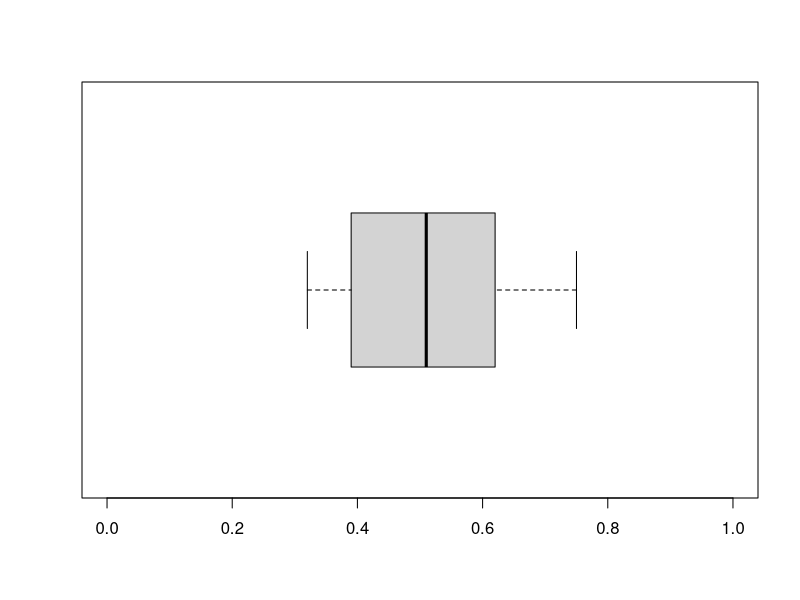
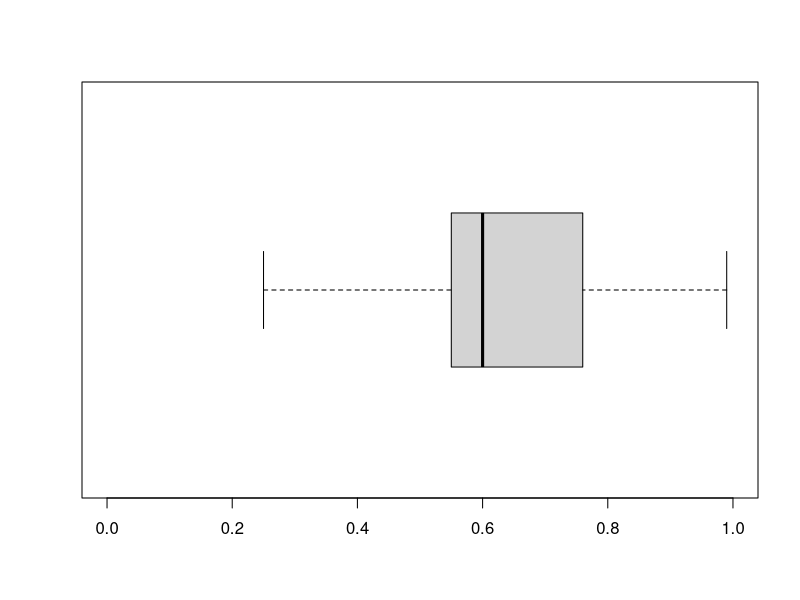
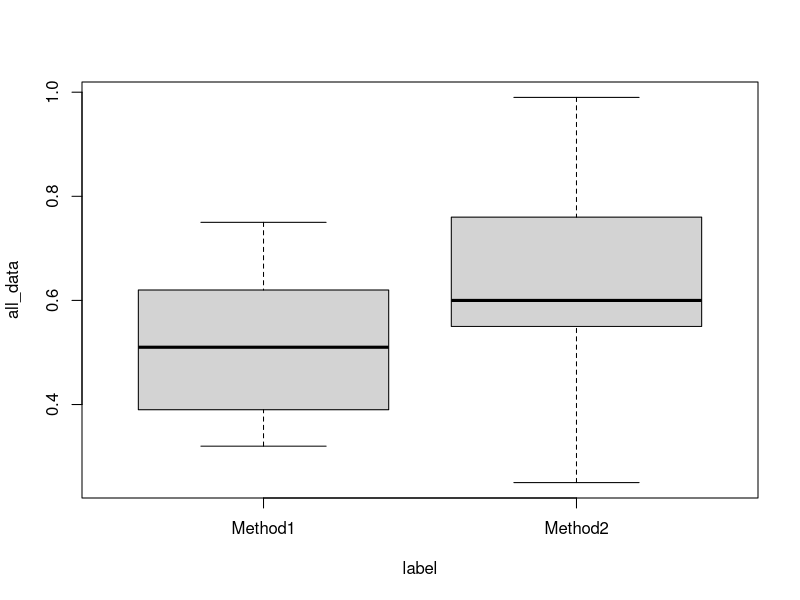
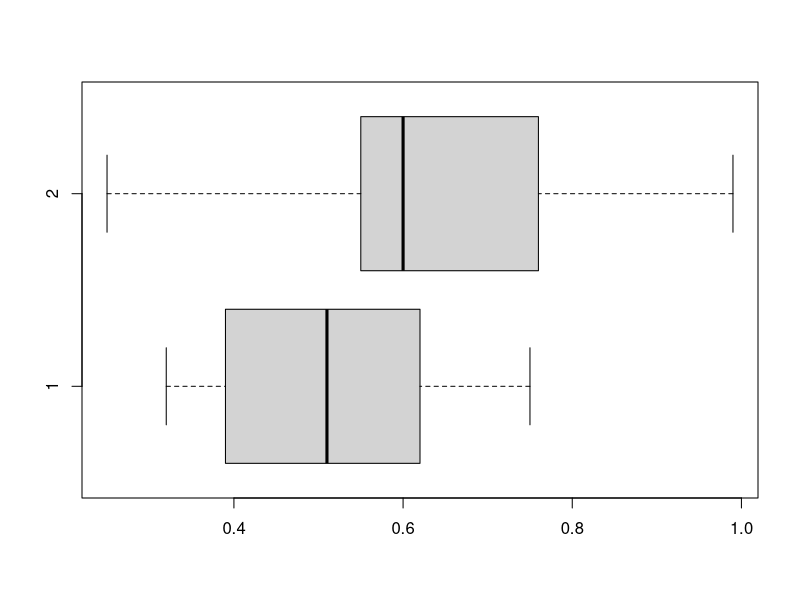

Source code (R) for these figures, in order:
## ---- chunk 1
knitr::opts_chunk$set(echo = TRUE)
## ---- chunk 2
Method1 = c(0.32, 0.35, 0.37, 0.39, 0.42, 0.47, 0.51, 0.58, 0.60, 0.62, 0.65, 0.68, 0.75)
boxplot(Method1, ylim = c(0,1), horizontal = T)

Method2 = c(0.25, 0.40, 0.48, 0.55, 0.56, 0.58, 0.60, 0.65, 0.70, 0.76, 0.80, 0.91, 0.99)
boxplot(Method2, ylim = c(0,1), horizontal = T)

par(mfrow = c(1,1))

all_data = c(Method1, Method2)
label = rep(c("Method1", "Method2"), each = 13)

boxplot(all_data~label)
?boxplot

IQR(Method1)
IQR(Method2)
summary(Method1)
summary(Method2)

boxplot(Method1, Method2, horizontal = T)

